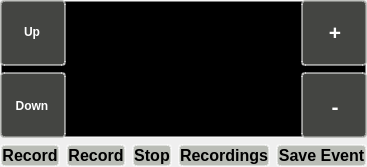
     <widget class="QWidget" name="cameraWidget" native="true">
      <property name="sizePolicy">
       <sizepolicy hsizetype="Expanding" vsizetype="Expanding">
        <horstretch>0</horstretch>
        <verstretch>0</verstretch>
       </sizepolicy>
      </property>
      <layout class="QVBoxLayout" name="verticalLayout_2">
       <property name="leftMargin">
        <number>0</number>
       </property>
       <property name="topMargin">
        <number>0</number>
       </property>
       <property name="rightMargin">
        <number>0</number>
       </property>
       <property name="bottomMargin">
        <number>0</number>
       </property>
       <item>
        <widget class="QWidget" name="horizontalWidget" native="true">
         <property name="sizePolicy">
          <sizepolicy hsizetype="Expanding" vsizetype="Expanding">
           <horstretch>0</horstretch>
           <verstretch>0</verstretch>
          </sizepolicy>
         </property>
         <property name="styleSheet">
          <string notr="true">background-color: rgba(0, 0, 0, 1);
border-radius: 4px;
border: 2px solid rgba(255,255,255,0.5);
outline: none;</string>
         </property>
         <layout class="QHBoxLayout" name="horizontalLayout_18">
          <property name="leftMargin">
           <number>0</number>
          </property>
          <property name="topMargin">
           <number>0</number>
          </property>
          <property name="rightMargin">
           <number>0</number>
          </property>
          <property name="bottomMargin">
           <number>0</number>
          </property>
          <item>
           <widget class="QWidget" name="verticalWidget_3" native="true">
            <property name="sizePolicy">
             <sizepolicy hsizetype="Preferred" vsizetype="Expanding">
              <horstretch>0</horstretch>
              <verstretch>0</verstretch>
             </sizepolicy>
            </property>
            <property name="styleSheet">
             <string notr="true">background-color: rgba(0, 0, 0, 0);
border: 0px;</string>
            </property>
            <layout class="QVBoxLayout" name="verticalLayout_15">
             <property name="leftMargin">
              <number>0</number>
             </property>
             <property name="topMargin">
              <number>0</number>
             </property>
             <property name="rightMargin">
              <number>0</number>
             </property>
             <property name="bottomMargin">
              <number>0</number>
             </property>
             <item>
              <widget class="QPushButton" name="pushButtonUp">
               <property name="sizePolicy">
                <sizepolicy hsizetype="Fixed" vsizetype="Expanding">
                 <horstretch>0</horstretch>
                 <verstretch>0</verstretch>
                </sizepolicy>
               </property>
               <property name="minimumSize">
                <size>
                 <width>66</width>
                 <height>66</height>
                </size>
               </property>
               <property name="maximumSize">
                <size>
                 <width>66</width>
                 <height>16777215</height>
                </size>
               </property>
               <property name="font">
                <font>
                 <weight>75</weight>
                 <bold>true</bold>
                </font>
               </property>
               <property name="styleSheet">
                <string notr="true">background-color: rgba(136, 138, 133, 0.5);
border-radius: 4px;
border: 2px solid rgba(255,255,255,0.5);
border-left: 0px;
border-top: 0px;
color: rgb(255, 255, 255);
outline: none;</string>
               </property>
               <property name="text">
                <string>Up</string>
               </property>
              </widget>
             </item>
             <item>
              <widget class="QPushButton" name="pushButtonDown">
               <property name="sizePolicy">
                <sizepolicy hsizetype="Fixed" vsizetype="Expanding">
                 <horstretch>0</horstretch>
                 <verstretch>0</verstretch>
                </sizepolicy>
               </property>
               <property name="minimumSize">
                <size>
                 <width>66</width>
                 <height>66</height>
                </size>
               </property>
               <property name="maximumSize">
                <size>
                 <width>66</width>
                 <height>16777215</height>
                </size>
               </property>
               <property name="font">
                <font>
                 <weight>75</weight>
                 <bold>true</bold>
                </font>
               </property>
               <property name="styleSheet">
                <string notr="true">background-color: rgba(136, 138, 133, 0.5);
border-radius: 4px;
border: 2px solid rgba(255,255,255,0.5);
border-left: 0px;
border-bottom: 0px;
color: rgb(255, 255, 255);
outline: none;</string>
               </property>
               <property name="text">
                <string>Down</string>
               </property>
              </widget>
             </item>
            </layout>
           </widget>
          </item>
          <item>
           <widget class="QPushButton" name="pushButtonCameraHide">
            <property name="sizePolicy">
             <sizepolicy hsizetype="Expanding" vsizetype="Expanding">
              <horstretch>0</horstretch>
              <verstretch>0</verstretch>
             </sizepolicy>
            </property>
            <property name="styleSheet">
             <string notr="true">background-color: rgba(0, 0, 0, 0);
border: 0px;
outline: none;</string>
            </property>
            <property name="text">
             <string />
            </property>
           </widget>
          </item>
          <item>
           <widget class="QWidget" name="verticalWidget" native="true">
            <property name="sizePolicy">
             <sizepolicy hsizetype="Preferred" vsizetype="Expanding">
              <horstretch>0</horstretch>
              <verstretch>0</verstretch>
             </sizepolicy>
            </property>
            <property name="styleSheet">
             <string notr="true">background-color: rgba(0, 0, 0, 0);
border: 0px;
</string>
            </property>
            <layout class="QVBoxLayout" name="verticalLayout_14">
             <property name="leftMargin">
              <number>0</number>
             </property>
             <property name="topMargin">
              <number>0</number>
             </property>
             <property name="rightMargin">
              <number>0</number>
             </property>
             <property name="bottomMargin">
              <number>0</number>
             </property>
             <item>
              <widget class="QPushButton" name="pushButtonPlus">
               <property name="sizePolicy">
                <sizepolicy hsizetype="Fixed" vsizetype="Expanding">
                 <horstretch>0</horstretch>
                 <verstretch>0</verstretch>
                </sizepolicy>
               </property>
               <property name="minimumSize">
                <size>
                 <width>66</width>
                 <height>66</height>
                </size>
               </property>
               <property name="maximumSize">
                <size>
                 <width>66</width>
                 <height>16777215</height>
                </size>
               </property>
               <property name="font">
                <font>
                 <pointsize>16</pointsize>
                 <weight>75</weight>
                 <bold>true</bold>
                </font>
               </property>
               <property name="styleSheet">
                <string notr="true">background-color: rgba(136, 138, 133, 0.5);
border-radius: 4px;
border: 2px solid rgba(255,255,255,0.5);
border-right: 0px;
border-top: 0px;
color: rgb(255, 255, 255);
outline: none;</string>
               </property>
               <property name="text">
                <string>+</string>
               </property>
              </widget>
             </item>
             <item>
              <widget class="QPushButton" name="pushButtonMinus">
               <property name="sizePolicy">
                <sizepolicy hsizetype="Fixed" vsizetype="Expanding">
                 <horstretch>0</horstretch>
                 <verstretch>0</verstretch>
                </sizepolicy>
               </property>
               <property name="minimumSize">
                <size>
                 <width>66</width>
                 <height>66</height>
                </size>
               </property>
               <property name="maximumSize">
                <size>
                 <width>66</width>
                 <height>16777215</height>
                </size>
               </property>
               <property name="font">
                <font>
                 <pointsize>16</pointsize>
                 <weight>75</weight>
                 <bold>true</bold>
                </font>
               </property>
               <property name="styleSheet">
                <string notr="true">background-color: rgba(136, 138, 133, 0.5);
border-radius: 4px;
border: 2px solid rgba(255,255,255,0.5);
border-right: 0px;
border-bottom: 0px;
color: rgb(255, 255, 255);
outline: none;</string>
               </property>
               <property name="text">
                <string>-</string>
               </property>
              </widget>
             </item>
            </layout>
           </widget>
          </item>
         </layout>
        </widget>
       </item>
       <item>
        <layout class="QHBoxLayout" name="Layout_CamButtons">
         <item>
          <widget class="QPushButton" name="pushButtonRecord">
           <property name="sizePolicy">
            <sizepolicy hsizetype="Expanding" vsizetype="Fixed">
             <horstretch>0</horstretch>
             <verstretch>0</verstretch>
            </sizepolicy>
           </property>
           <property name="font">
            <font>
             <pointsize>12</pointsize>
             <weight>75</weight>
             <bold>true</bold>
            </font>
           </property>
           <property name="styleSheet">
            <string notr="true">background-color: rgb(186, 189, 182);
color: rgb(0, 0, 0);
border-radius: 4px;
border: 2px solid rgba(255,255,255,0.5);
outline: none;</string>
           </property>
           <property name="text">
            <string>Record</string>
           </property>
           <property name="icon">
            <iconset>
             <normalon>:/record-hot.png</normalon>
            </iconset>
           </property>
           <property name="iconSize">
            <size>
             <width>32</width>
             <height>32</height>
            </size>
           </property>
          </widget>
         </item>
         <item>
          <widget class="QPushButton" name="pushButtonRecordActive">
           <property name="sizePolicy">
            <sizepolicy hsizetype="Expanding" vsizetype="Fixed">
             <horstretch>0</horstretch>
             <verstretch>0</verstretch>
            </sizepolicy>
           </property>
           <property name="font">
            <font>
             <pointsize>12</pointsize>
             <weight>75</weight>
             <bold>true</bold>
            </font>
           </property>
           <property name="styleSheet">
            <string notr="true">background-color: rgb(186, 189, 182);
color: rgb(0, 0, 0);
border-radius: 4px;
border: 2px solid rgba(255,255,255,0.5);
outline: none;</string>
           </property>
           <property name="text">
            <string>Record</string>
           </property>
           <property name="icon">
            <iconset>
             <normalon>:/recordactive-hot.png</normalon>
            </iconset>
           </property>
           <property name="iconSize">
            <size>
             <width>32</width>
             <height>32</height>
            </size>
           </property>
          </widget>
         </item>
         <item>
          <widget class="QPushButton" name="pushButtonStop">
           <property name="sizePolicy">
            <sizepolicy hsizetype="Expanding" vsizetype="Fixed">
             <horstretch>0</horstretch>
             <verstretch>0</verstretch>
            </sizepolicy>
           </property>
           <property name="font">
            <font>
             <pointsize>12</pointsize>
             <weight>75</weight>
             <bold>true</bold>
            </font>
           </property>
           <property name="styleSheet">
            <string notr="true">background-color: rgb(186, 189, 182);
color: rgb(0, 0, 0);
border-radius: 4px;
border: 2px solid rgba(255,255,255,0.5);
outline: none;</string>
           </property>
           <property name="text">
            <string>Stop</string>
           </property>
           <property name="icon">
            <iconset>
             <normalon>:/stop-hot.png</normalon>
            </iconset>
           </property>
           <property name="iconSize">
            <size>
             <width>32</width>
             <height>32</height>
            </size>
           </property>
          </widget>
         </item>
         <item>
          <widget class="QPushButton" name="pushButtonRecordings">
           <property name="sizePolicy">
            <sizepolicy hsizetype="Expanding" vsizetype="Fixed">
             <horstretch>0</horstretch>
             <verstretch>0</verstretch>
            </sizepolicy>
           </property>
           <property name="font">
            <font>
             <pointsize>12</pointsize>
             <weight>75</weight>
             <bold>true</bold>
            </font>
           </property>
           <property name="styleSheet">
            <string notr="true">background-color: rgb(186, 189, 182);
color: rgb(0, 0, 0);
border-radius: 4px;
border: 2px solid rgba(255,255,255,0.5);
outline: none;</string>
           </property>
           <property name="text">
            <string>Recordings</string>
           </property>
           <property name="icon">
            <iconset>
             <normalon>:/list-hot.png</normalon>
            </iconset>
           </property>
           <property name="iconSize">
            <size>
             <width>32</width>
             <height>32</height>
            </size>
           </property>
          </widget>
         </item>
         <item>
          <widget class="QPushButton" name="pushButtonSave">
           <property name="sizePolicy">
            <sizepolicy hsizetype="Expanding" vsizetype="Fixed">
             <horstretch>0</horstretch>
             <verstretch>0</verstretch>
            </sizepolicy>
           </property>
           <property name="font">
            <font>
             <pointsize>12</pointsize>
             <weight>75</weight>
             <bold>true</bold>
            </font>
           </property>
           <property name="styleSheet">
            <string notr="true">background-color: rgb(186, 189, 182);
color: rgb(0, 0, 0);
border-radius: 4px;
border: 2px solid rgba(255,255,255,0.5);
outline: none;</string>
           </property>
           <property name="text">
            <string>Save Event</string>
           </property>
           <property name="icon">
            <iconset>
             <normalon>:/save-hot.png</normalon>
            </iconset>
           </property>
           <property name="iconSize">
            <size>
             <width>32</width>
             <height>32</height>
            </size>
           </property>
          </widget>
         </item>
        </layout>
       </item>
      </layout>
     </widget>
